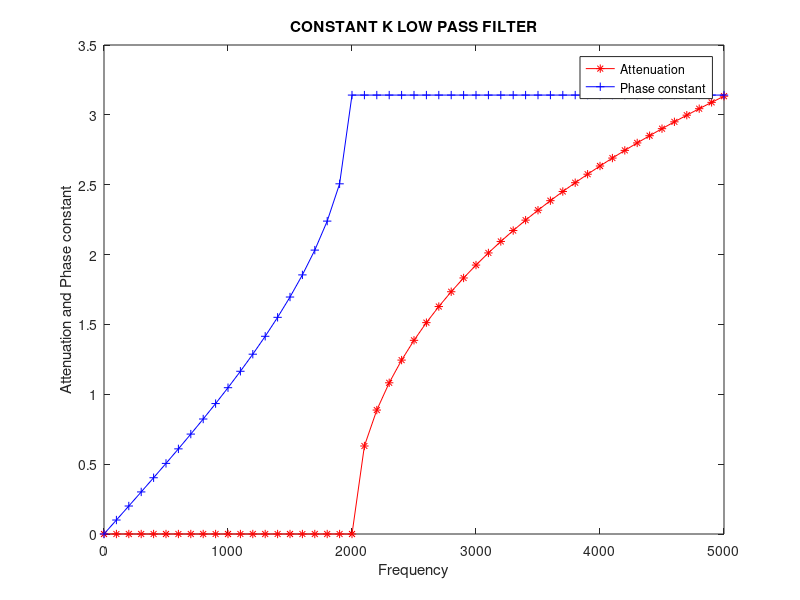

Recreate this plot in MATLAB.
% Exp - 2.1 : Low Pass Filter
clc;
f=0:100:5000;
fc=2000;
rk=600;
l=rk/(pi*fc);
c=1/(pi*rk*fc);
a=2*acosh(f/fc);
b=2*asin(f/fc);
plot(f,a,'*-r',f,b,'+-b');
xlabel('Frequency');
ylabel('Attenuation and Phase constant');
title('CONSTANT K LOW PASS FILTER');
legend('Attenuation', 'Phase constant');
disp('Inductance : ')
l
disp('Capacitance : ')
c